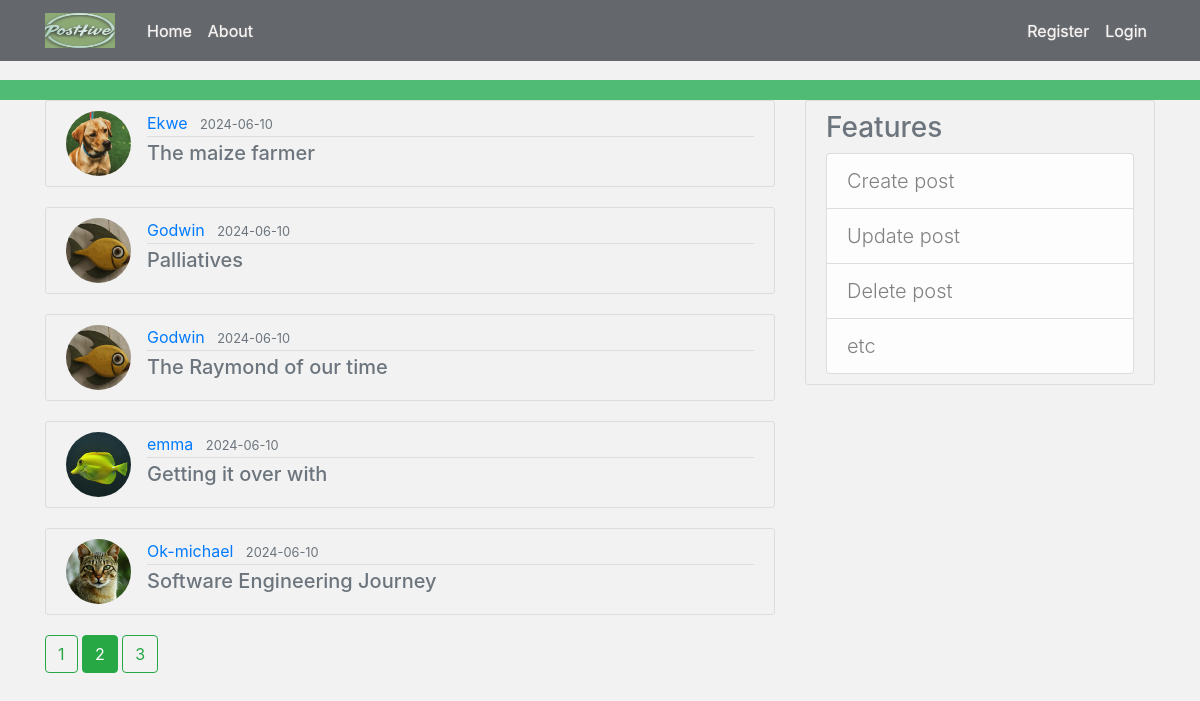
The page /home?page=2 on the database its author committed.
### posthive/models.py (models this page shows, shortened)
class Post(db.Model):
    id = db.Column(db.Integer, primary_key=True)
    title = db.Column(db.String(100), nullable=False)
    date_posted = db.Column(db.DateTime, nullable=False, default=datetime.utcnow)
    content = db.Column(db.Text, nullable=False)
    user_id = db.Column(db.Integer, db.ForeignKey('user.id'), nullable=False)

class User(db.Model, UserMixin):
    id = db.Column(db.Integer, primary_key=True)
    username = db.Column(db.String(20), unique=True, nullable=False)
    email = db.Column(db.String(120), unique=True, nullable=False)
    image_file = db.Column(db.String(20), nullable=False, default='default.png')
    password = db.Column(db.String(60), nullable=False)
    posts = db.relationship('Post', backref='author', lazy=True)
    """
    @property
    def is_authenticated(self):
        return True

    @property
    def is_anonymous(self):
        return False

    @property
    def is_active(self):
        return True  # Or your custom logic

    def get_id(self):
        return str(self.id)
    """

### posthive/routes.py (the view)
@app.route('/')
@app.route('/home')
def home():
    page = request.args.get('page', 1, type=int)
    posts = Post.query.order_by(Post.date_posted.desc()).paginate(page=page, per_page=5)
    return render_template('home.html', posts=posts)

### posthive/templates/home.html
{% extends "layout.html" %}
{% block content %}
    {% for post in posts.items %}
        <article class="media content-section">
          <img class="rounded-circle article-img" src="{{ url_for('static',
            filename='profile_pics/' + post.author.image_file) }}">
          <div class="media-body">
            <div class="article-metadata">
              <a class="mr-2" href="{{ url_for('user_posts', username=post.author.username) }}">{{ post.author.username }}</a>
              <small class="text-muted">{{ post.date_posted.strftime('%Y-%m-%d') }}</small>
            </div>
            <h5><a class="article-title text-muted" href="{{ url_for('post', post_id=post.id) }}">{{ post.title }}</a></h5>
          </div>
        </article>
    {% endfor %}
    {% for page_num in posts.iter_pages(left_edge=1, right_edge=1, left_current=1, right_current=2) %}
      {% if page_num %}
        {% if posts.page==page_num %}
          <a class="btn btn-success mb-4" href="{{ url_for('home', page=page_num) }}">{{ page_num }}</a>
        {% else %}
          <a class="btn btn-outline-success mb-4" href="{{ url_for('home', page=page_num) }}">{{ page_num }}</a>
        {% endif %}
      {% endif %}
    {% endfor %}
{% endblock content %}

### posthive/static/main.css (style rules this page uses)
body { background-color: #f2f2f2; color: #2e3e50; margin-top: 5rem; }
h1, h2, h3, h4, h5, h6 { color: #2e3e50; }
.content-section { background-color: #f2f2f2; padding: 10px 20px; border: 1px solid #dddddd; border-radius: 3px; margin-bottom: 20px; }
.article-title { color: #2e3e50; }
.article-img { height: 65px; width: 65px; margin-right: 16px; }
.article-metadata { padding-bottom: 1px; margin-bottom: 4px; border-bottom: 1px solid #dddddd; }

### rows shown on the page
Post: image_file (picture), author.username "Ekwe", date_posted "2024-06-10", title "The maize farmer"
Post: image_file (picture), author.username "Godwin", date_posted "2024-06-10", title "Palliatives"
Post: image_file (picture), author.username "Godwin", date_posted "2024-06-10", title "The Raymond of our time"
Post: image_file (picture), author.username "emma", date_posted "2024-06-10", title "Getting it over with"
Post: image_file (picture), author.username "Ok-michael", date_posted "2024-06-10", title "Software Engineering Journey"

### other values the page prints
{{ page_num }} "1" "3"
{{ page_num }} "2"
